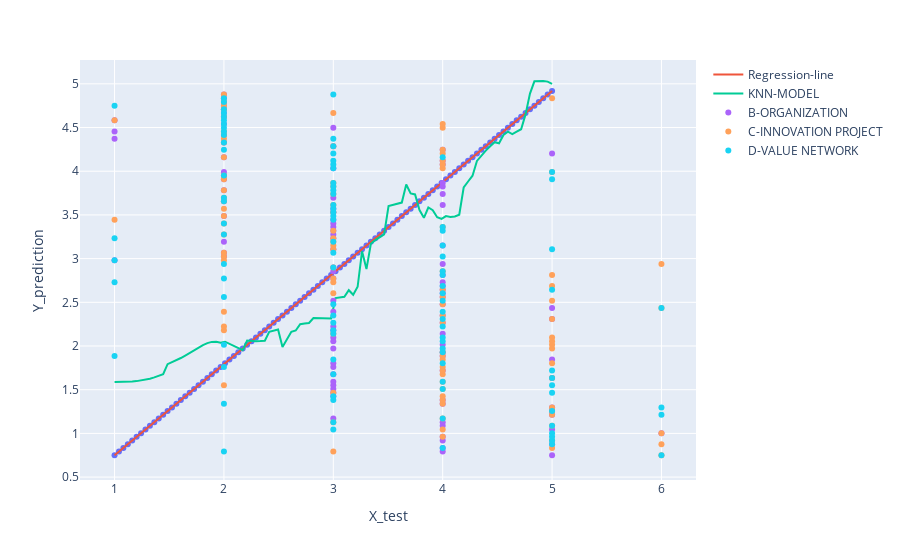

Write notebook code for a chart like this one.
### Markdown cell above
TASK1:A affects B, C and D

### Code cell
###########CODE MULTI-LINEAR REGRESSION###############
# Task 1
#y=df1['A']
#x=df1['B', 'C','D']
from sklearn.metrics import mean_squared_error
from sklearn import datasets, linear_model
from sklearn.metrics import mean_squared_error, r2_score
import matplotlib.pyplot as plt
from sklearn.neighbors import KNeighborsRegressor
dfy=df1['A INNOVATION STRATEGY - 4: As a whole / in summary, the plans and governing documents we have for innovation provide the right conditions for innovation work']
dfy=dfy.to_frame()
x=df1.iloc[:, 4:7]
y=dfy
# Split the data into training/testing sets
X_train = x.iloc[1:100,:]
X_test = x.iloc[50:100,:]
Y_train = y.iloc[1:100,:]
Y_test = y.iloc[50:100,:]
# Split the targets into training/testing sets

regr = linear_model.LinearRegression()
regr.fit(X_train, Y_train)
Y_pred = regr.predict(X_test)
####part2
Y_test=Y_test.to_numpy()
Y_test=Y_test.reshape(50,1)
y_pred = Y_pred.reshape(50,1)
print(Y_test.shape)
print(Y_pred.shape)
#df = pd.DataFrame({'Y_p':y_pred})
df = pd.DataFrame(np.hstack((Y_test, y_pred)))

x_range = np.linspace(X_test.min(), X_test.max(), 100)
y_range = regr.predict(x_range)

yp=y_range.reshape(100,1)
xp=x_range[:,2].reshape(100,1)

df = pd.DataFrame(np.hstack((xp, yp)))
y_range
print(xp.shape)
print(yp.shape)


###############model knn#################

knn_dist = KNeighborsRegressor(10, weights='distance')
knn_dist.fit(X_train, Y_train)


y_dist = knn_dist.predict(x_range)


yp2=y_dist.reshape(100,1)
xp2=x_range[:,2].reshape(100,1)

df2 = pd.DataFrame(np.hstack((xp2, yp2)))



fig = px.scatter(x=df.iloc[:,0], y=df.iloc[:,1], labels={'x': 'X_test', 'y': 'Y_prediction'})
#fig = px.scatter(x=X_test.iloc[:,0], y=df.iloc[:,1], labels={'x': 'X_test', 'y': 'Y_prediction'})
fig.add_traces(go.Scatter(x=df.iloc[:,0], y=df.iloc[:,1],name='Regression-line'))

fig.add_traces(go.Scatter(x=df2.iloc[:,0], y=df2.iloc[:,1], name='KNN-MODEL'))

fig.add_traces(go.Scatter(x=X_train.iloc[:,0], y=df.iloc[:,1], mode='markers',name='B-ORGANIZATION'))
fig.add_traces(go.Scatter(x=X_train.iloc[:,1], y=df.iloc[:,1], mode='markers',name='C-INNOVATION PROJECT'))
fig.add_traces(go.Scatter(x=X_train.iloc[:,2], y=df.iloc[:,1], mode='markers',name='D-VALUE NETWORK'))


fig.show()
